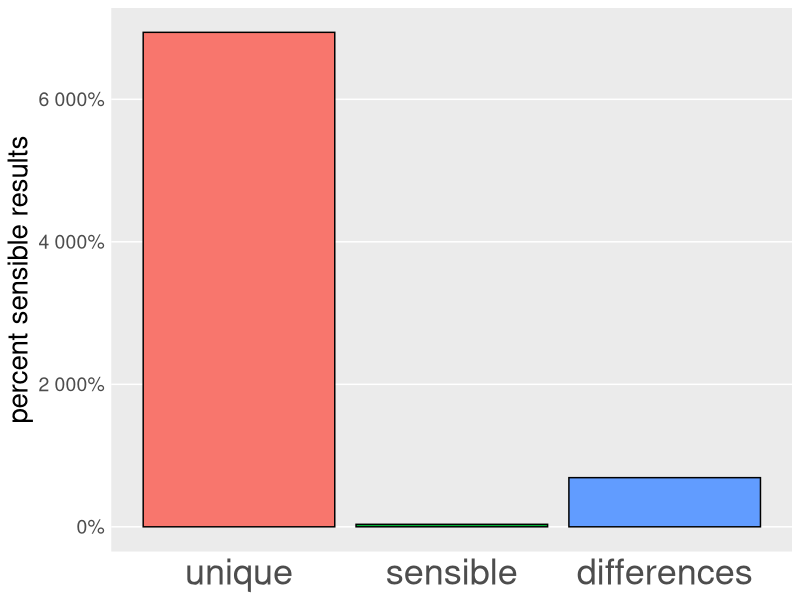
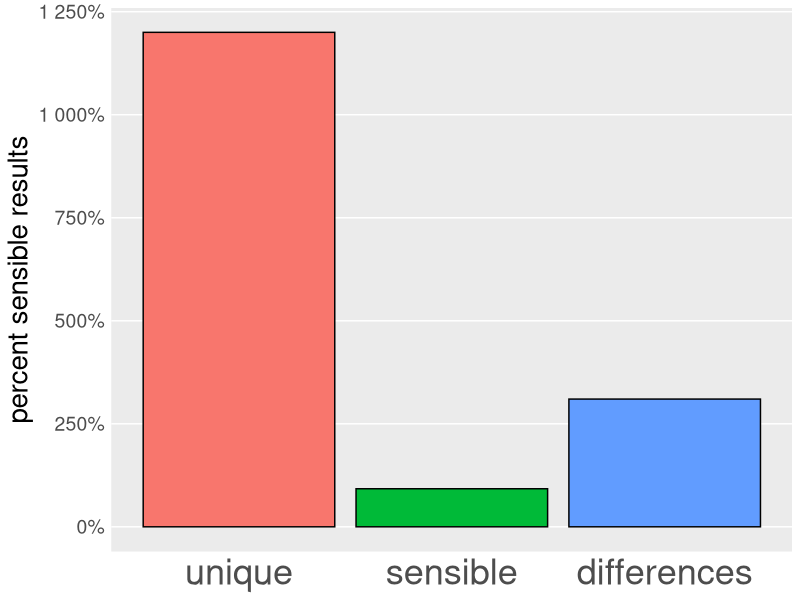

Write R code to recreate these figures, in order.
#!/usr/bin/env Rscript

library(methods) # show
library(scales) # percent
library(ggplot2) # for motive histograms

original <- data.frame(
  "labels" = c("sensible", "unique", "differences"),
  "values" = c(0.352, 69.4, 6.9)
)

modified <- data.frame(
  "labels" = c("sensible", "unique", "differences"),
  "values" = c(0.924, 12, 3.1)
)


fullexp <- data.frame(
)


graphit <- function(data) {
  data$labels <- factor(
    data$labels, levels=c("unique", "sensible", "differences")
  )

  g <- ggplot(data, aes(x=labels, fill=labels))
  g <- g + geom_bar(aes(y=values), stat="identity", color="#000000")
  g <- g + guides(fill=FALSE)
  g <- g + ylab("percent sensible results")
  g <- g + scale_y_continuous(labels=percent)
  g <- g + theme(
    panel.grid.major.x = element_blank(),
    panel.grid.minor.y = element_blank(),
    #axis.text.x = element_text(size=26, angle=90, vjust=0.5, hjust=1),
    axis.text.x = element_text(size=26),
    axis.text.y = element_text(size=14),
    axis.title.x = element_blank(),
    axis.title.y = element_text(size=20),
    axis.ticks.x = element_blank(),
    axis.ticks.y = element_blank()
  )

  return(g)
}

gorig <- graphit(original)
gmod <- graphit(modified)

pdf(file="tram-exp-graph.pdf", title="TRAM Tradeoffs")
show(gorig)
show(gmod)
dev.off()
